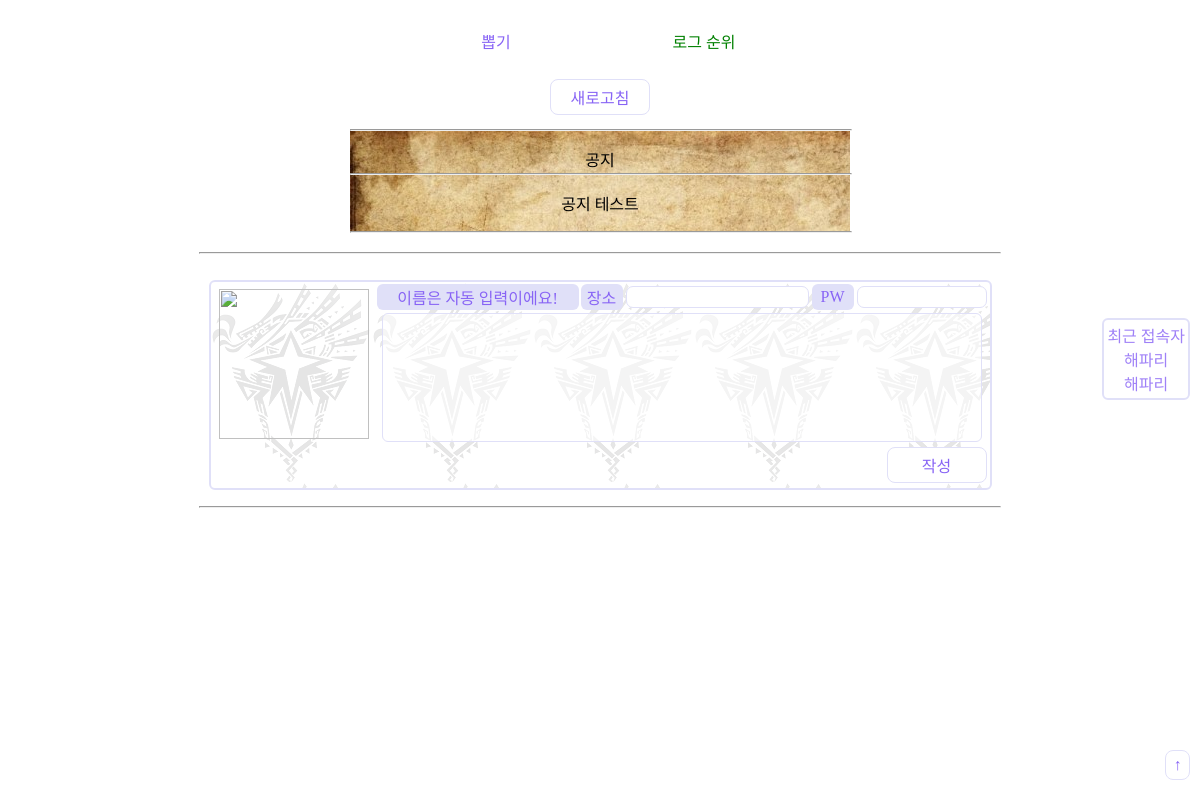
The page /home/main/29 on the database as committed earlier.
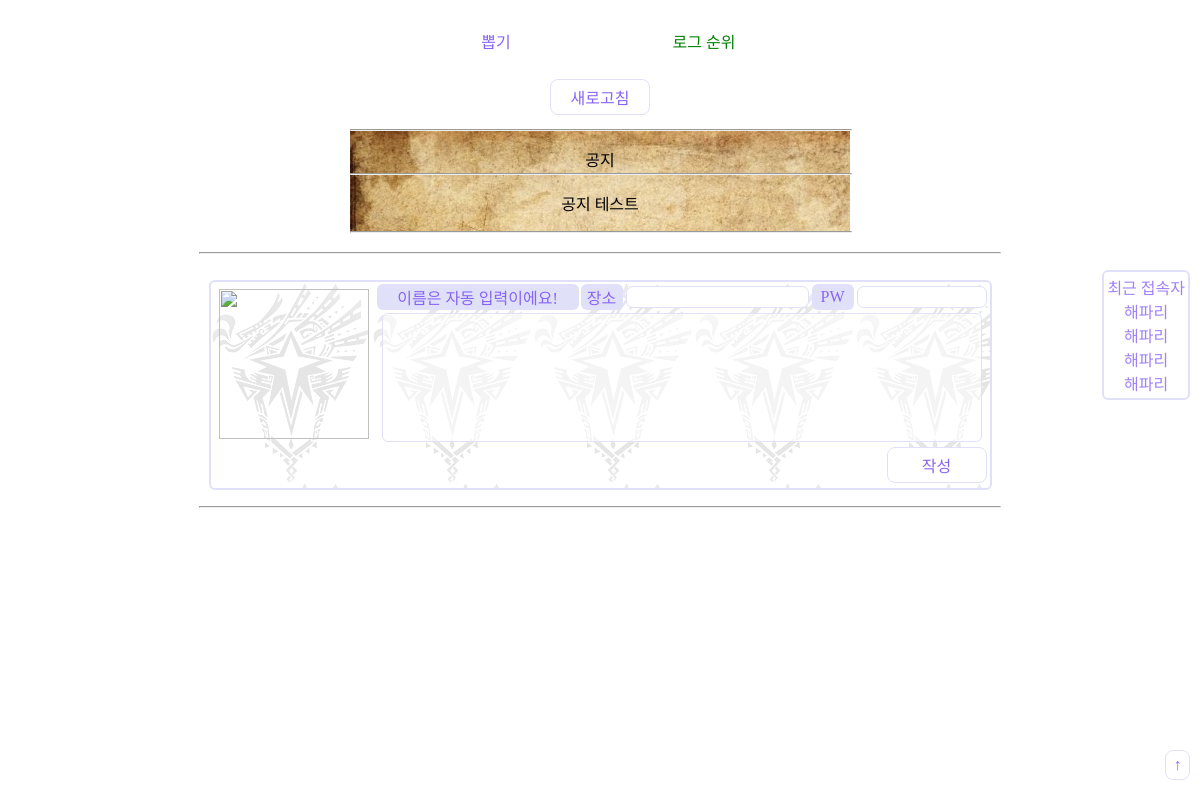
The same page on the database as committed later.
### sub_log/models.py (models this page shows)
class SubLogList(models.Model):
    mainlog = models.CharField(max_length=64, verbose_name='상위 로그')
    charname =  models.CharField(max_length=64, verbose_name='캐릭터 이름')
    where =  models.CharField(max_length=64,verbose_name='장소')
    charcon =  models.CharField(max_length=64,verbose_name='콘')
    password = models.CharField(max_length=64,verbose_name='비밀번호')
    contents = models.TextField(verbose_name='내용')
    write_dttm = models.DateTimeField(auto_now_add=True, verbose_name='작성 시간')
    def __str__(self):
        return self.charname
    class Meta:
        db_table = "SubLogList"
        verbose_name = verbose_name_plural = '서브 로그'

### Log/views.py (the view)
# urls.py: path('main/<int:page>', views.paging), #페이징
def paging(request,page):
    if request.method=='POST':
        return main_POST(request)
    else:
        first = ( ( page-1 ) * 10)
        last = page*10
        loglist = LogList.objects.all().order_by('-id')[first:last]#보드의 정렬
        subloglist = SubLogList.objects.all().order_by('-id')[:5]#보드의 정렬
        latest = []
        for latest_charname in subloglist:
            latest.append(latest_charname)
        data = {'logs':loglist, 'latest':latest, 'page':[page-1,page,page+1]}
        return render(request, 'main_page.html',{'data' : data})

### Log/templates/main_page.html (shortened to what this page needs)
<html>
<head>
</head>
<body>
    <div id="top_direct"><br></div>
    <table align=center>
        <tr>
            <td width=100>
                뽑기
            </td>
            <td width=100>
            </td>
            <td width=100><a href="/home/charank/" style="text-decoration:none; color:green">로그 순위</a>
            </td>
        </tr>
        <tr>
            <td>&nbsp;</td>
        </tr>
        <tr>
            <td colspan=3><button id="normal_btn" type="button" onclick="location.href='/home/main/'">새로고침</button>
        </tr>
    </table>
    <table align="center"><tr><td><div id="notice">
            <hr style="width:500px">
        <p style="height:10px">공지</p>
        <hr style="width:500px">
        <p>공지 테스트</p>
        <hr style="width:500px">
    </div></td></tr></table>
    <hr style="width:800px">
    <br>
    <form action="/home/main/" method="post" align="center">
        <table id="inp" align=center>
            <tr>
                <td rowspan=2 width=160 height=160><img src="/1234/" style="vertical-align:top;" width='150'
                        height='150'></img></td>
                <td bgcolor="#E0E0F8" width=200 height=10>이름은 자동 입력이에요!</td>
                <td bgcolor="#E0E0F8" width=40>장소</td>
                <td><input type="text" id="where" name="where" style="height:22px;"></td>
                <td bgcolor="#E0E0F8" width=40>PW</td>
                <td><input type="password" id="password" name="password" style="width:130px;height:22px;"></td>
            </tr>
            <tr>
                <td colspan=6 style="vertical-align:top;">
                    <textarea style="width:600px;height:129px;resize:none;" id="contents" name='contents'></textarea>
                </td>
            </tr>
            <tr>
                <td colspan=5></td>
                <td style="text-align:right;"><button id="normal_btn" type="submit">작성</button></td>
            </tr>
        </table>
    </form>
    <hr style="width:800px">
    <div id='top'>
            <button id='normal_btn' type="button" onclick="location.href='#top_direct'" style="width:25px">↑</button>
    </div>
    <div id='latest'>
            <table><tr><td style="color: #9F81F7;">
                최근 접속자{% for age in data.latest %}<br>{{ age}}{% endfor %}
            </td></tr></table>
    </div>
</body>
</html>

Rows that differ between the two databases and show on the page:
added SubLogList: charname "해파리"
added SubLogList: charname "해파리"
